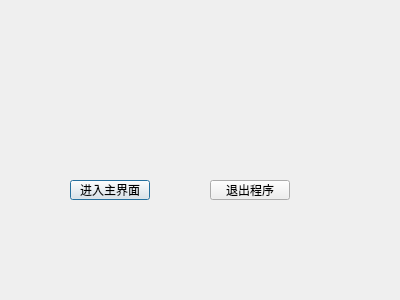
<?xml version="1.0" encoding="UTF-8"?>
<ui version="4.0">
 <class>MyDialog</class>
 <widget class="QDialog" name="MyDialog">
  <property name="geometry">
   <rect>
    <x>0</x>
    <y>0</y>
    <width>400</width>
    <height>300</height>
   </rect>
  </property>
  <property name="windowTitle">
   <string>Dialog</string>
  </property>
  <widget class="QPushButton" name="pushButton">
   <property name="geometry">
    <rect>
     <x>70</x>
     <y>180</y>
     <width>80</width>
     <height>20</height>
    </rect>
   </property>
   <property name="text">
    <string>进入主界面</string>
   </property>
  </widget>
  <widget class="QPushButton" name="pushButton_2">
   <property name="geometry">
    <rect>
     <x>210</x>
     <y>180</y>
     <width>80</width>
     <height>20</height>
    </rect>
   </property>
   <property name="text">
    <string>退出程序</string>
   </property>
  </widget>
 </widget>
 <resources/>
 <connections>
  <connection>
   <sender>pushButton_2</sender>
   <signal>clicked()</signal>
   <receiver>MyDialog</receiver>
   <slot>close()</slot>
   <hints>
    <hint type="sourcelabel">
     <x>262</x>
     <y>184</y>
    </hint>
    <hint type="destinationlabel">
     <x>102</x>
     <y>569</y>
    </hint>
   </hints>
  </connection>
 </connections>
</ui>
